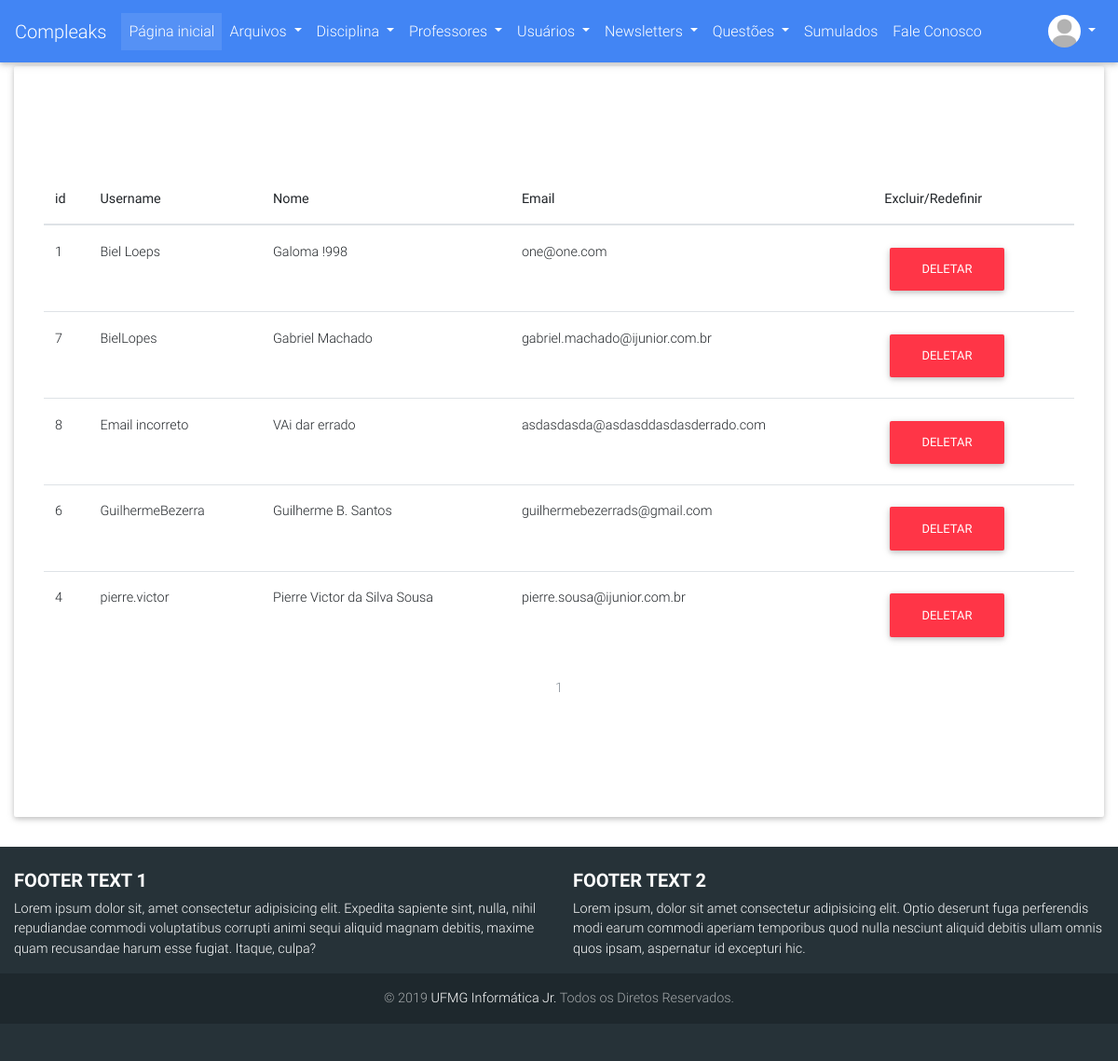
The page /usuarios/lista (signed in) on the database as committed earlier.
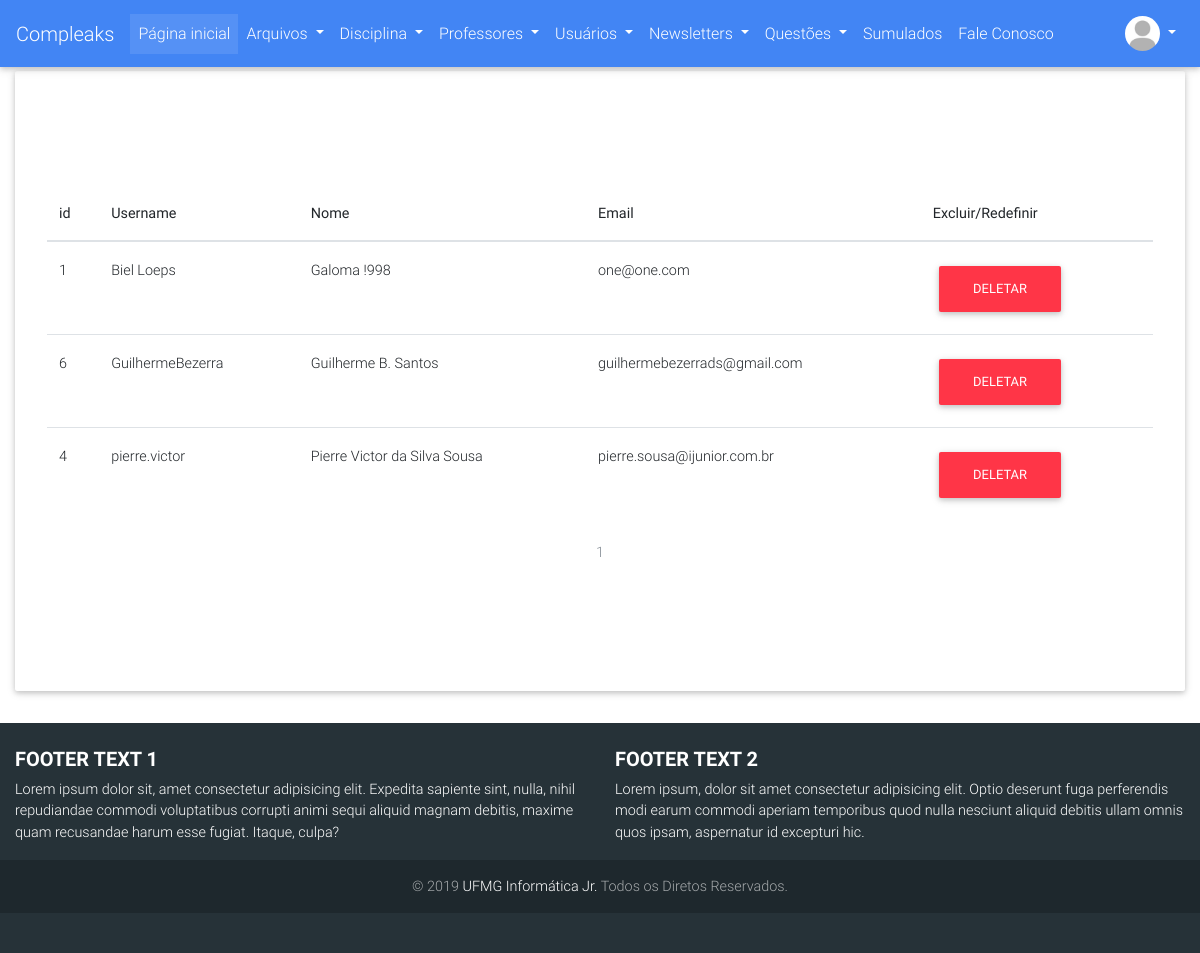
The same page on the database as committed later.
### compleaks/usuarios/models.py (models this page shows, shortened)
class Usuario(db.Model, UserMixin):
	__tablename__ = 'usuarios'
	id = db.Column(db.Integer, primary_key=True)
	username = db.Column(db.String(30), unique=True)
	hhash = db.Column(db.String)
	nome = db.Column(db.String(120))
	email = db.Column(db.String(120), unique=True)
	curso = db.Column(db.String(64))
	periodo = db.Column(db.Integer)
	is_admin = db.Column(db.Integer)
	data_criacao = db.Column(db.DateTime, default=datetime.now)
	avatar = db.Column(db.String(120), default="default_profile.png")
	ativado = db.Column(db.Boolean)
	data_deletado = db.Column(db.DateTime, nullable=True)
	id_deletor = db.Column(db.Integer, nullable=True)
	motivo_delete = db.Column(db.String(120), nullable=True)
	arquivos = db.relationship('Arquivo', backref='author', lazy=True)
	avaliacoes = db.relationship('Avaliacao_Arquivo', backref='avaliador', lazy=True)

### compleaks/usuarios/views.py (the view)
@usuarios.route('/lista', methods=['POST', 'GET'])
@login_required
def listar():
	if not current_user.is_admin:
		abort(403)
	page = request.args.get('page', 1, type=int)
	users = Usuario.query\
			.order_by(Usuario.username)\
			.paginate(page=page, per_page=10)
	return render_template('todos_users.html', users=users)

### compleaks/usuarios/models.py (called while the page is built)
@login_manager.user_loader
def load_user(user_id):
    return Usuario.query.get(user_id)

### compleaks/usuarios/templates/usuarios/todos_users.html (shortened to what this page needs)
{% extends "base.html" %}
{% block content %}
{% if current_user.is_admin %}
<table class="table table-hover">
    <thead>
      <tr>
        <th scope="col">id</th>
        <th scope="col">Username</th>
        <th scope="col">Nome</th>
        <th scope="col">Email</th>
        <th scope="col">Excluir/Redefinir</th>
      </tr>
    </thead>
    <tbody>
        {% for user in users.items %}
            {% if not user.ativado %}
                <tr class="table-danger">
            {% else %}
                <tr >
            {% endif %}
                <td scope="row"> {{user.id}} </td>
                <td> {{user.username}} </td>
                <td> {{user.nome}} </td>
                <td> {{user.email}} </td>
                <td>
                    {% if not user.ativado %}
                        <button type="button" class="btn btn-danger" data-toggle="modal"  data-target="#red_confirm{{user.id}}" >Redefinir</button>
                    {%else%}
                        <button type="button" class="btn btn-danger" data-toggle="modal"  data-target="#del_confirm{{user.id}}" >Deletar</button>
                    {% endif %}
                </td>
            </tr>
        {% endfor %}
    </tbody>
  </table>
<nav aria-label="Page navigation example">
    <ul class="pagination justify-content-center">
        {% for page_num in users.iter_pages(left_edge=1, right_edge=1, left_current=1, right_current=2) %}
            {% if users.page == page_num and page_num %}
                <li class="page-item disabled">
                    <a class="page-link" href="{{ url_for('usuarios.listar', page=page_num) }}">{{ page_num }}</a></li>
            {% elif page_num %}
                <li class="page-item">
                    <a class="page-link" href="{{ url_for('usuarios.listar', page=page_num) }}">{{ page_num }}</a></li>
                </li>
            {% else %}
                ...
            {% endif %}
        {% endfor %}
    </ul>
</nav>
{% endif %}
{% endblock %}

### compleaks/templates/base.html (shortened to what this page needs)
<!DOCTYPE html>
<html lang="en">
<head>
  <link href="{{url_for('static',filename='css/component.css')}}" rel="stylesheet">
  <link href="{{url_for('static',filename='css/estilos.css')}}" rel="stylesheet">
  <link rel="stylesheet" href="https://use.fontawesome.com/releases/v5.7.0/css/all.css">
  <link href="{{url_for('static',filename='css/bootstrap.min.css')}}" rel="stylesheet">
  <link href="{{url_for('static',filename='css/mdb.min.css')}}" rel="stylesheet">
  <link href="{{url_for('static',filename='css/style.css')}}" rel="stylesheet">
</head>
<body>
  <nav class="mb-1 navbar navbar-expand-lg navbar-dark primary-color lighten-1">
    <a class="navbar-brand" href="{{ url_for('principal.index') }}">Compleaks</a>
  <div class="collapse navbar-collapse" id="navbarSupportedContent-555">
    <ul class="navbar-nav mr-auto">
      <li class="nav-item active">
        <a class="nav-link" href="{{ url_for('principal.index') }}">Página inicial
        </a>
      </li>
      <li class="nav-item dropdown">
        <a class="nav-link dropdown-toggle" id="navbarDropdownMenuLink-555" data-toggle="dropdown" aria-haspopup="true"
          aria-expanded="false">Arquivos
        </a>
      </li>
      <li class="nav-item dropdown">
        <a class="nav-link dropdown-toggle" id="navbarDropdownMenuLink-555" data-toggle="dropdown" aria-haspopup="true"
          aria-expanded="false">Disciplina
        </a>
      </li>
      <li class="nav-item dropdown">
        <a class="nav-link dropdown-toggle" id="navbarDropdownMenuLink-555" data-toggle="dropdown" aria-haspopup="true"
          aria-expanded="false">Professores
        </a>
      </li>
      {% if current_user.is_admin %}
        <li class="nav-item dropdown">
          <a class="nav-link dropdown-toggle" id="navbarDropdownMenuLink-555" data-toggle="dropdown" aria-haspopup="true"
            aria-expanded="false">Usuários
          </a>
        </li>
      {% endif %}
      {% if current_user.is_admin %}
        <li class="nav-item dropdown">
          <a class="nav-link dropdown-toggle" id="navbarDropdownMenuLink-555" data-toggle="dropdown" aria-haspopup="true"
            aria-expanded="false">Newsletters
          </a>
        </li>
      {% endif %}
      {% if current_user.is_authenticated %}
        <li class="nav-item dropdown">
          <a class="nav-link dropdown-toggle" id="navbarDropdownMenuLink-555" data-toggle="dropdown" aria-haspopup="true"
            aria-expanded="false"> Questões
          </a>
        </li>
      {% endif %}
      {% if current_user.is_authenticated %}
        <li class="nav-item">
          <a class="nav-link" href="{{url_for('simulados.criar')}}"> Sumulados
          </a>
        </li>
      {% endif %}
        <li class="nav-item">
          <a class="nav-link" href="{{url_for('principal.feedback')}}" > Fale Conosco
          </a>
        </li>
    </ul>
    <ul class="navbar-nav ml-auto nav-flex-icons">
      {% if not current_user.is_authenticated %}
        <li class="nav-item dropdown">
          <a class="nav-link dropdown-toggle" id="navbarDropdownMenuLink-4" data-toggle="dropdown" aria-haspopup="true"
            aria-expanded="false">
            <i class="fas fa-user"></i></a>
          <div class="dropdown-menu dropdown-menu-right dropdown-info" aria-labelledby="navbarDropdownMenuLink-4">
            <a class="dropdown-item" data-toggle="modal" data-target="#elegantModalForm">Entrar</a>
            <a class="dropdown-item" href="{{url_for('usuarios.adicionar')}}">Cadastrar</a>
          </div>
        </>
      {% else %}
        <li class="nav-item avatar dropdown">
          <a class="nav-link dropdown-toggle" id="navbarDropdownMenuLink-55" data-toggle="dropdown" aria-haspopup="true"
            aria-expanded="false">
            <img src="{{url_for('static', filename='images/avatares/'+current_user.avatar)}}" class="rounded-circle z-depth-0" alt="Avatar" height="35" width="35" style="object-fit: cover;">
          </a>
        </li>
      {% endif %}
    </ul>
  </div>
</nav>
  {% block divisao %}
  <div class="container-fluid">
    <div class="jumbotron" style="background-color: white;">
  {% endblock %}
      <div style="margin-bottom: 50px; margin-top: 50px;">
        {% block content %}
        {% endblock %}
      </div>
    </div>
  </div>
<footer class="page-footer font-small special-color-dark teal pt-4">
    <div class="container-fluid text-center text-md-left">
      <div class="row">
        <div class="col-md-6 mt-md-0 mt-3">
          <h5 class="text-uppercase font-weight-bold">Footer text 1</h5>
          <p>Lorem ipsum dolor sit, amet consectetur adipisicing elit. Expedita sapiente sint, nulla, nihil repudiandae commodi voluptatibus corrupti animi sequi aliquid magnam debitis, maxime quam recusandae harum esse fugiat. Itaque, culpa?</p>
        </div>
        <div class="col-md-6 mb-md-0 mb-3">
          <h5 class="text-uppercase font-weight-bold">Footer text 2</h5>
          <p>Lorem ipsum, dolor sit amet consectetur adipisicing elit. Optio deserunt fuga perferendis modi earum commodi aperiam temporibus quod nulla nesciunt aliquid debitis ullam omnis quos ipsam, aspernatur id excepturi hic.</p>
        </div>
      </div>
    </div>
    <div class="footer-copyright text-center py-3">© 2019
      <a href="http://ijunior.com.br"> UFMG Informática Jr.</a> Todos os Diretos Reservados.
    </div>
  </footer>
</body>
</html>

### compleaks/static/css/estilos.css (style rules this page uses)
body { overflow: auto; }
footer { background: #2196F3; padding: 80px 0px 40px 0px; position: relative; }

### compleaks/static/css/style.css (style rules this page uses)
html { width: 100%; height: 100%; }

Rows that differ between the two databases and show on the page:
removed Usuario: id "7", username "BielLopes", nome "Gabriel Machado", email "gabriel.machado@ijunior.com.br"
removed Usuario: id "8", username "Email incorreto", nome "VAi dar errado", email "asdasdasda@asdasddasdasderrado.com"
